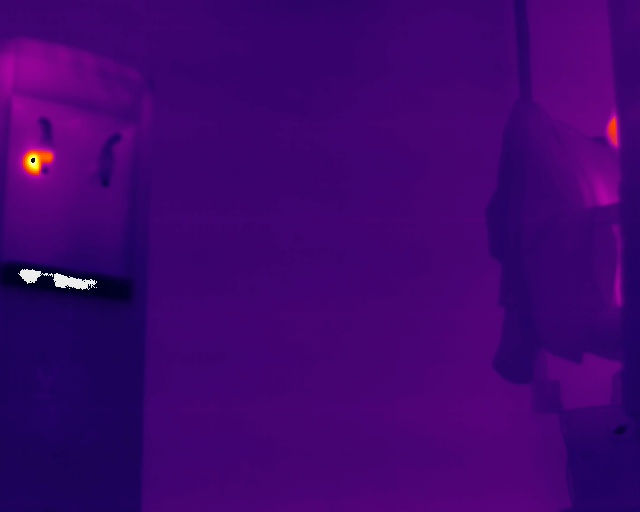
#> input picture termal.JPG, 640 x 512 px
$ python -i pred.py   (imports and definitions only)
#> lines starting #> are read from the running program, lines starting #| are printed output that depends on the picture; after the words box and inside, x2 and y2 are one past the last pixel; in counts of white or black regions, pixels touching at a corner belong together
#> further down, picture is the input picture: shape (512, 640, 3); mean B, G, R 110.8, 3.6, 63.9
import os
import os.path as osp
import time
import subprocess


import numpy as np
import cv2


from helpers.utils import parse_args

import argparse
from PIL import Image

width=0
height=0
def dealimg(img):
    grid_RGB = cv2.cvtColor(img, cv2.COLOR_BGR2RGB)

    # 从RGB色彩空间转换到HSV色彩空间
    grid_HSV = cv2.cvtColor(grid_RGB, cv2.COLOR_RGB2HSV)
#> grid_HSV: shape (512, 640, 3); mean H, S, V 136, 247.8, 111.2

    # H、S、V范围一：
    lower1 = np.array([0, 43, 46])
    upper1 = np.array([10, 255, 255])
    mask1 = cv2.inRange(grid_HSV, lower1, upper1)  # mask1 为二值图像
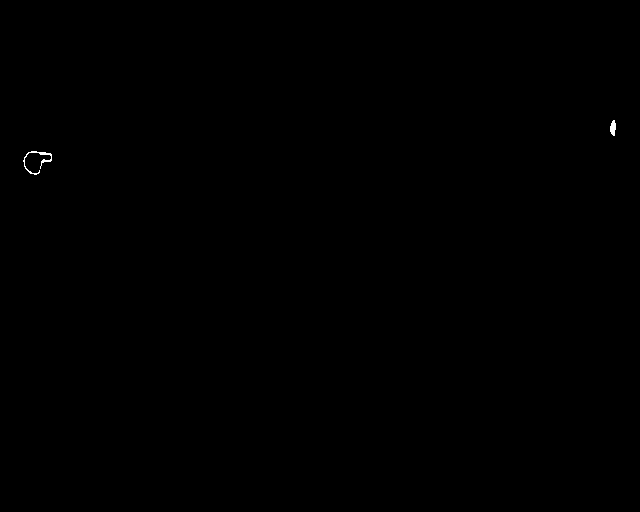
#> mask1: shape (512, 640); 0.06% white; 2 white regions, box (x1, y1, x2, y2) and area: (23, 151, 52, 175) 136, (610, 120, 616, 136) 70
    res1 = cv2.bitwise_and(grid_RGB, grid_RGB, mask=mask1)

    # H、S、V范围二：
    lower2 = np.array([156, 43, 46])
    upper2 = np.array([180, 255, 255])
    mask2 = cv2.inRange(grid_HSV, lower2, upper2)
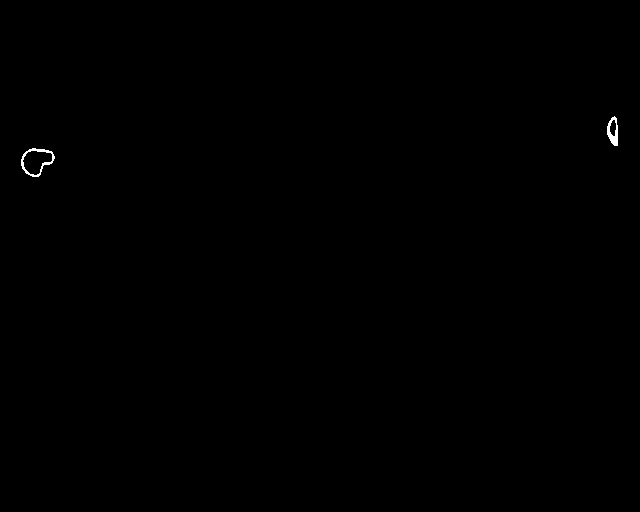
#> mask2: shape (512, 640); 0.12% white; 2 white regions, box (x1, y1, x2, y2) and area: (21, 148, 55, 177) 223, (607, 116, 618, 146) 180
    res2 = cv2.bitwise_and(grid_RGB, grid_RGB, mask=mask2)

    # 将两个二值图像结果 相加
    mask3 = mask1 + mask2
#> mask3: shape (512, 640); 0.19% white; 2 white regions, box (x1, y1, x2, y2) and area: (21, 148, 55, 177) 359, (607, 116, 618, 146) 250

    fimage = img.copy()
    #############################################################################################################################
    ret, thresh = cv2.threshold(mask3, 254, 256, cv2.THRESH_BINARY_INV)  # [7-45]夜间(200-210) 白热 下午（240，250）
#> thresh: shape (512, 640); 99.8% white; 2 black regions
    contours, hierarchy = cv2.findContours(thresh, cv2.RETR_TREE, cv2.CHAIN_APPROX_SIMPLE)
#> contours = 4 contours; box (x1, y1, x2, y2) and area: (0, 0, 640, 512) 326529, (20, 147, 56, 178) 722, (606, 115, 619, 147) 282, (25, 153, 51, 173) 282
    draw = 0
    print("countours:"+str(len(contours)))
#| countours:4
    for c in contours:
        if len(c) < 80:  # 去除外轮廓  #夜间 [5-55]白热 下午[20,60]
            continue
        if len(c) > 160:
            continue
        draw = draw + 1
        if draw > 50:
            continue

        # 找到边界坐标
        # x, y, w, h = cv2.boundingRect(c)  # 计算点集最外面的矩形边界
        # cv2.rectangle(image, (x, y), (x + w, y + h), (0, 0, 255), 2)  # 红
        # 找面积最小的矩形
        rect = cv2.minAreaRect(c)  # ((cx, cy), (bw, bh), angle), 浮点数
        # 得到最小矩形的坐标
        box = cv2.boxPoints(rect)  # 最小外接矩形的四个点坐标,浮点数
        # 标准化坐标到整数
        box = np.int0(box)  # 四个点坐标转为整数
        # 画出边界
        ############################################
        #cv2.drawContours(fimage, [box], 0, (0, 255, 0), 1)  # 以轮廓线形式画出最小外接矩形，绿色
        cenx = int((box[0][0] + box[3][0]) / 2)
        ceny = int((box[0][1] + box[3][1]) / 2)
        # [8 lines of commented-out code are left out]
        centem = 38
        #print(centem)
        cv2.putText(fimage, str(centem), (cenx, ceny), cv2.FONT_HERSHEY_SCRIPT_SIMPLEX, 0.8, (0, 255, 0), 2)
#> this loop made 4 passes
#> c on pass 1: [[0, 0], [0, 511], [639, 511], [639, 0]]
#> after the loop, draw = 0
        # if (isshow):
        #     cv2.imshow("02", fimage)
        #     cv2.waitKey(1)
    print("draw"+str(draw))
#| draw0
    # [16 lines of commented-out code are left out]
    return fimage


# [107 lines not run here, left out]
                # self.imgs[i] = np.zeros_like(self.imgs[i])
                # cap.open(stream)  # re-open stream if signal was lost
        #print(ret)

>>> import cv2
>>> picture = cv2.imread('termal.JPG')
>>> result = dealimg(picture)
